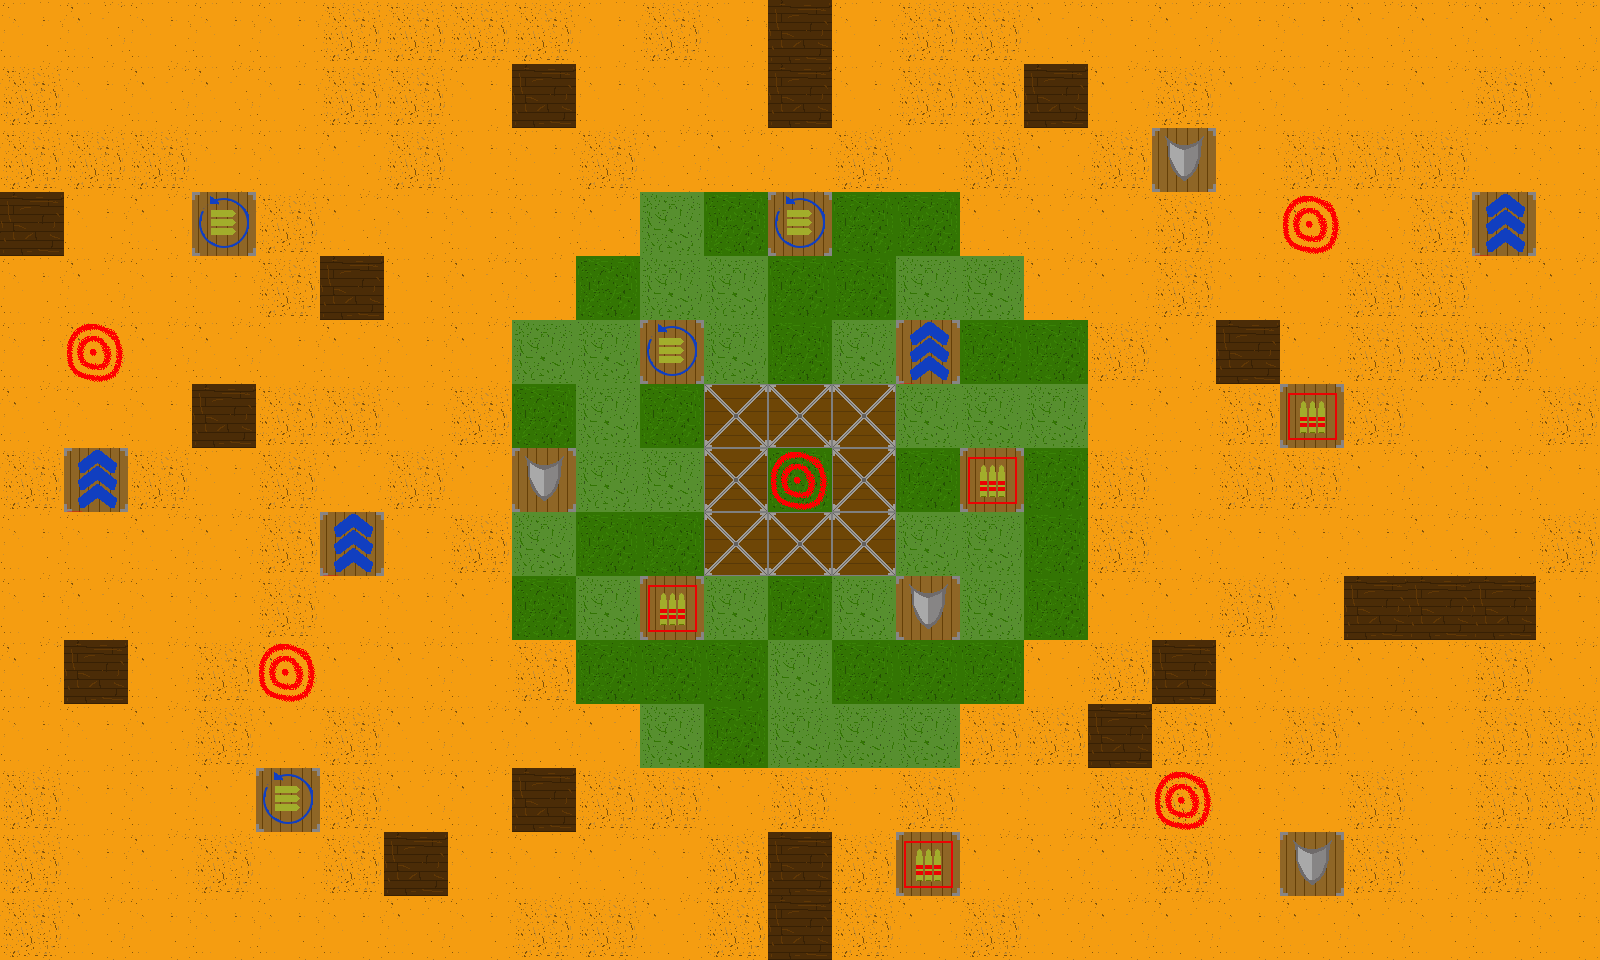

The image is a tile-based game level rendered from a .tmx file. Its description and complete source (layers, tilesets, objects, tile grids) follow:
An orthogonal 25x15 tile map with 64x64 px tiles, 2 tile layers (back, front).

<map version="1.2" tiledversion="1.2.1" orientation="orthogonal" renderorder="left-down" width="25" height="15" tilewidth="64" tileheight="64" infinite="0" nextlayerid="3" nextobjectid="1">
 <tileset firstgid="1" source="tileset.tsx" />
 <layer id="1" name="back" width="25" height="15">
  <data encoding="csv">
13,12,13,13,13,11,11,11,11,13,11,13,13,13,11,11,12,13,12,13,13,12,12,12,12,
11,13,12,12,13,11,11,13,6,13,13,13,12,13,11,11,12,12,11,12,13,13,12,11,12,
11,11,11,13,13,12,11,13,13,11,12,12,13,11,13,11,12,11,26,13,11,11,11,13,13,
11,13,12,27,11,12,13,13,13,12,14,15,27,15,15,12,12,12,11,13,12,12,11,25,13,
13,12,13,13,11,6,13,12,13,15,14,14,15,15,14,14,12,12,11,13,13,11,11,12,12,
13,12,12,12,13,12,13,12,14,14,27,14,15,14,25,15,15,11,12,13,12,11,11,11,12,
12,13,13,6,11,11,13,11,15,14,15,29,29,29,14,14,14,13,12,11,28,11,13,12,11,
11,25,11,13,11,12,11,12,26,14,14,29,15,29,15,28,15,11,13,11,11,12,12,12,13,
13,13,12,12,11,25,13,11,14,15,15,29,29,29,14,14,15,11,12,13,13,13,12,13,11,
13,12,13,13,11,13,13,12,15,14,28,14,15,14,26,14,15,12,12,11,12,6,6,6,13,
12,6,12,11,12,12,12,13,11,15,15,15,14,15,15,15,12,11,12,12,12,12,12,11,12,
13,13,12,11,12,11,12,12,12,12,14,15,14,14,14,11,11,6,11,12,11,12,12,11,11,
11,13,13,12,27,11,12,12,12,11,11,12,11,13,11,13,13,11,11,13,13,11,13,11,11,
11,13,12,11,13,11,6,13,13,12,13,11,11,11,28,12,12,12,11,13,26,11,12,11,13,
11,12,13,13,13,13,12,13,11,11,12,11,11,11,12,11,12,12,12,13,12,12,13,13,13
</data>
 </layer>
 <layer id="2" name="front" width="25" height="15">
  <data encoding="csv">
0,0,0,0,0,0,0,0,0,0,0,0,6,0,0,0,0,0,0,0,0,0,0,0,0,
0,0,0,0,0,0,0,0,0,0,0,0,6,0,0,0,6,0,0,0,0,0,0,0,0,
0,0,0,0,0,0,0,0,0,0,0,0,0,0,0,0,0,0,0,0,0,0,0,0,0,
6,0,0,0,0,0,0,0,0,0,0,0,0,0,0,0,0,0,0,0,7,0,0,0,0,
0,0,0,0,0,0,0,0,0,0,0,0,0,0,0,0,0,0,0,0,0,0,0,0,0,
0,7,0,0,0,0,0,0,0,0,0,0,0,0,0,0,0,0,0,6,0,0,0,0,0,
0,0,0,0,0,0,0,0,0,0,0,0,0,0,0,0,0,0,0,0,0,0,0,0,0,
0,0,0,0,0,0,0,0,0,0,0,0,7,0,0,0,0,0,0,0,0,0,0,0,0,
0,0,0,0,0,0,0,0,0,0,0,0,0,0,0,0,0,0,0,0,0,0,0,0,0,
0,0,0,0,0,0,0,0,0,0,0,0,0,0,0,0,0,0,0,0,0,0,0,0,0,
0,6,0,0,7,0,0,0,0,0,0,0,0,0,0,0,0,0,6,0,0,0,0,0,0,
0,0,0,0,0,0,0,0,0,0,0,0,0,0,0,0,0,0,0,0,0,0,0,0,0,
0,0,0,0,0,0,0,0,6,0,0,0,0,0,0,0,0,0,7,0,0,0,0,0,0,
0,0,0,0,0,0,6,0,0,0,0,0,6,0,0,0,0,0,0,0,0,0,0,0,0,
0,0,0,0,0,0,0,0,0,0,0,0,6,0,0,0,0,0,0,0,0,0,0,0,0
</data>
 </layer>
</map>
